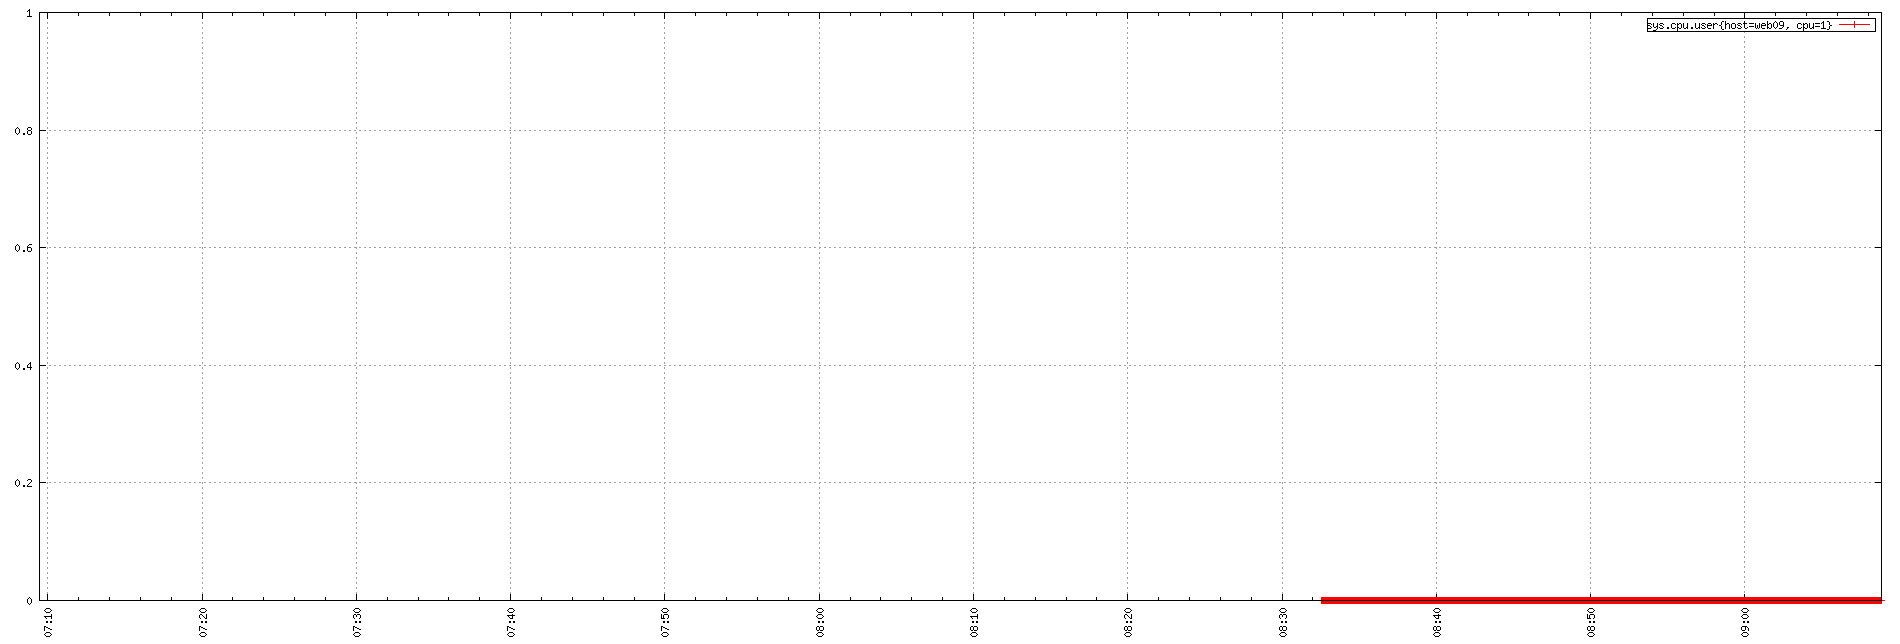

Write the gnuplot code that produced this figure.
set term png small size 1900,644
set xdata time
set timefmt "%s"
if (GPVAL_VERSION < 4.6) set xtics rotate; else set xtics rotate right
set output "${TMPDIR-'tmp'}/tsd/597b5fc5.png"
set xrange ["1673766568":"1673773731"]
set format x "%H:%M"
set grid
set style data linespoint
set key right box
set yrange [0:]
plot  "${TMPDIR-'tmp'}/tsd/597b5fc5_0.dat" using 1:2 title "sys.cpu.user{host=web09, cpu=1}"
